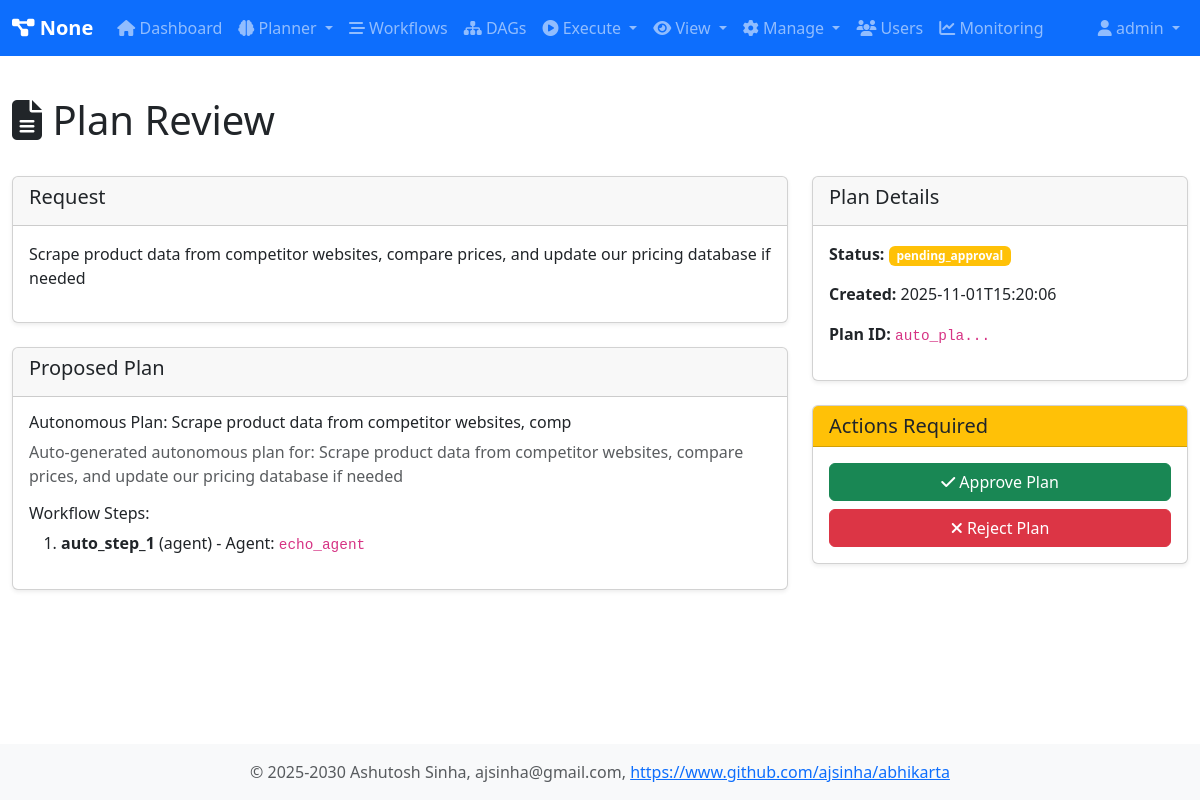
Page /plan/auto_plan_cc4baff9 (signed in) on the committed database.
### tables this page shows
CREATE TABLE plans (
            plan_id TEXT PRIMARY KEY,
            user_id TEXT NOT NULL,
            request TEXT,
            plan_json TEXT,
            status TEXT DEFAULT 'pending_approval',
            created_at TEXT DEFAULT CURRENT_TIMESTAMP,
            approved_at TEXT,
            rejected_at TEXT,
            rejection_reason TEXT
        );

### routes/planner_routes.py (the view)
        @self.app.route('/plan/<plan_id>')
        @self.login_required
        def plan_detail(plan_id):
            user = self.user_registry.get_user(session['user_id'])
            plan_data = self.planner.get_plan(plan_id)
            if not plan_data:
                flash('Plan not found', 'danger')
                return redirect(url_for('planner_page'))
            if plan_data['user_id'] != user.user_id and not user.is_admin():
                flash('Access denied', 'danger')
                return redirect(url_for('planner_page'))
            return render_template('plan_detail.html', user=user, plan=plan_data)

### core/user_registry.py (called while the page is built)
    def is_admin(self) -> bool:
        return self.role == 'admin'

    def get_user(self, user_id: str) -> Optional[User]:
        return self._users.get(user_id)

### db/database.py (called while the page is built)
    @contextmanager
    def get_connection(self):
        conn = None
        try:
            if self.db_type == 'sqlite':
                conn = sqlite3.connect(self.db_path)
                conn.row_factory = sqlite3.Row
            elif self.db_type == 'postgresql':
                import psycopg2
                import psycopg2.extras
                conn = psycopg2.connect(**self.pg_params)
                conn.cursor_factory = psycopg2.extras.RealDictCursor
            yield conn
            conn.commit()
        except Exception as e:
            if conn:
                conn.rollback()
            raise e
        finally:
            if conn:
                conn.close()

    def fetchone(self, query: str, params: Tuple = ()) -> Optional[Dict[str, Any]]:
        with self.get_connection() as conn:
            cursor = conn.cursor()
            cursor.execute(query, params)
            row = cursor.fetchone()
            return dict(row) if row else None

### routes/auth_routes.py (called while the page is built)
    def login_required(self, f):
        @wraps(f)
        def decorated_function(*args, **kwargs):
            if 'user_id' not in session:
                return redirect(url_for('login'))
            return f(*args, **kwargs)
        return decorated_function

### web/app.py (called while the page is built)
    def _initialize_app(self):
        self.app = Flask(__name__)
        self.app.secret_key = os.urandom(24)
        self.app.template_filter('format_number')
        def format_number(value):
            try:
                num = float(value)
                if num >= 1000:
                    return f"{num / 1000:.0f}"
                return str(int(num))
            except:
                return str(value)
        @self.app.context_processor
        def inject_system_name():
            system_name = getattr(self, 'system_name', 'Abhikarta')
            return dict(system_name=system_name)

### web/templates/plan_detail.html (shortened to what this page needs)
{% extends "base.html" %}
{% block content %}
<div class="row mb-4">
    <div class="col">
        <h1><i class="fas fa-file-alt"></i> Plan Review</h1>
    </div>
</div>
<div class="row">
    <div class="col-md-8">
        <div class="card">
            <div class="card-header">
                <h5>Request</h5>
            </div>
            <div class="card-body">
                <p>{{ plan.request }}</p>
            </div>
        </div>
        <div class="card mt-3">
            <div class="card-header">
                <h5>Proposed Plan</h5>
            </div>
            <div class="card-body">
                <h6>{{ plan.plan.name }}</h6>
                <p class="text-muted">{{ plan.plan.description }}</p>
                <h6 class="mt-3">Workflow Steps:</h6>
                <ol>
                    {% for node in plan.plan.nodes %}
                    <li>
                        <strong>{{ node.node_id }}</strong> ({{ node.node_type }})
                        {% if node.agent_id %}
                        - Agent: <code>{{ node.agent_id }}</code>
                        {% endif %}
                    </li>
                    {% endfor %}
                </ol>
            </div>
        </div>
    </div>
    <div class="col-md-4">
        <div class="card">
            <div class="card-header">
                <h5>Plan Details</h5>
            </div>
            <div class="card-body">
                <p><strong>Status:</strong>
                    <span class="badge bg-{{ 'success' if plan.status == 'approved' else 'warning' if plan.status == 'pending_approval' else 'danger' }}">
                        {{ plan.status }}
                    </span>
                </p>
                <p><strong>Created:</strong> {{ plan.created_at[:19] }}</p>
                <p><strong>Plan ID:</strong> <code>{{ plan.plan_id[:8] }}...</code></p>
            </div>
        </div>
        {% if plan.status == 'pending_approval' %}
        <div class="card mt-3">
            <div class="card-header bg-warning">
                <h5 class="mb-0">Actions Required</h5>
            </div>
            <div class="card-body">
                <button class="btn btn-success w-100 mb-2" onclick="approvePlan()">
                    <i class="fas fa-check"></i> Approve Plan
                </button>
                <button class="btn btn-danger w-100" onclick="rejectPlan()">
                    <i class="fas fa-times"></i> Reject Plan
                </button>
            </div>
        </div>
        {% endif %}
    </div>
</div>
{% endblock %}

### web/templates/base.html (shortened to what this page needs)
<!DOCTYPE html>
<html lang="en">
<head>
    <link href="https://cdn.jsdelivr.net/npm/bootstrap@5.3.0/dist/css/bootstrap.min.css" rel="stylesheet">
    <link rel="stylesheet" href="https://cdnjs.cloudflare.com/ajax/libs/font-awesome/6.4.0/css/all.min.css">
    <link href="{{ url_for('static', filename='css/style.css') }}" rel="stylesheet">
</head>
<body>
    {% if user %}
    <nav class="navbar navbar-expand-lg navbar-dark bg-primary">
        <div class="container-fluid">
            <a class="navbar-brand" href="{{ url_for('dashboard') }}">
                <i class="fas fa-project-diagram"></i> {{ system_name }}
            </a>
            <div class="collapse navbar-collapse" id="navbarNav">
                <ul class="navbar-nav me-auto">
                    <li class="nav-item">
                        <a class="nav-link" href="{{ url_for('dashboard') }}">
                            <i class="fas fa-home"></i> Dashboard
                        </a>
                    </li>
                    <li class="nav-item dropdown">
                        <a class="nav-link dropdown-toggle" href="#" id="plannerDropdown" role="button" data-bs-toggle="dropdown">
                            <i class="fas fa-brain"></i> Planner
                        </a>
                    </li>
                    <li class="nav-item">
                        <a class="nav-link" href="{{ url_for('workflows') }}">
                            <i class="fas fa-stream"></i> Workflows
                        </a>
                    </li>
                    <li class="nav-item">
                        <a class="nav-link" href="{{ url_for('dags') }}">
                            <i class="fas fa-sitemap"></i> DAGs
                        </a>
                    </li>
                    <li class="nav-item dropdown">
                        <a class="nav-link dropdown-toggle" href="#" id="executeDropdown" role="button" data-bs-toggle="dropdown">
                            <i class="fas fa-play-circle"></i> Execute
                        </a>
                    </li>
                    <li class="nav-item dropdown">
                        <a class="nav-link dropdown-toggle" href="#" id="viewDropdown" role="button" data-bs-toggle="dropdown">
                            <i class="fas fa-eye"></i> View
                        </a>
                    </li>
                    <li class="nav-item dropdown">
                        <a class="nav-link dropdown-toggle" href="#" id="manageDropdown" role="button" data-bs-toggle="dropdown">
                            <i class="fas fa-cog"></i> Manage
                        </a>
                    </li>
                    {% if user.is_admin() %}
                    <li class="nav-item">
                        <a class="nav-link" href="{{ url_for('users') }}">
                            <i class="fas fa-users"></i> Users
                        </a>
                    </li>
                    <li class="nav-item">
                        <a class="nav-link" href="{{ url_for('monitoring_dashboard') }}">
                            <i class="fas fa-chart-line"></i> Monitoring
                        </a>
                    </li>
                    {% endif %}
                </ul>
                <ul class="navbar-nav">
                    <li class="nav-item dropdown">
                        <a class="nav-link dropdown-toggle" href="#" id="userDropdown" role="button" data-bs-toggle="dropdown">
                            <i class="fas fa-user"></i> {{ user.username }}
                        </a>
                    </li>
                </ul>
            </div>
        </div>
    </nav>
    {% endif %}
    <main class="container-fluid py-4">
        {% block content %}{% endblock %}
    </main>
    <footer class="footer mt-auto py-3 bg-light">
        <div class="container text-center">
            <span class="text-muted">© 2025-2030 Ashutosh Sinha, ajsinha@gmail.com,
                <a href="https://www.github.com/ajsinha/abhikarta" target="_blank">https://www.github.com/ajsinha/abhikarta</a>
            </span>
        </div>
    </footer>
</body>
</html>

### web/static/css/style.css (style rules this page uses)
body { min-height: 100vh; display: flex; flex-direction: column; }
main { flex: 1; }
.footer { margin-top: auto; }
.card { margin-bottom: 1.5rem; box-shadow: 0 0.125rem 0.25rem rgba(0,0,0,.075); }
code { font-size: 90%; }
.navbar-brand { font-weight: bold; }

### rows in the picture
plans: username "admin", request "Scrape product data from competitor websites, compare prices, and update our pricing database if needed", status "pending_approval", created_at "2025-11-01T15:20:06"

### other values in the picture
{{ system_name }} "None"
{{ plan.plan.name }} "Autonomous Plan: Scrape product data from competitor websites, comp"
{{ plan.plan.description }} "Auto-generated autonomous plan for: Scrape product data from competitor websites, compare prices, and update our pricing database if needed"
{{ node.node_id }} "auto_step_1"
{{ node.node_type }} "agent"
{{ node.agent_id }} "echo_agent"
{{ plan.plan_id[:8] }} "auto_pla"
